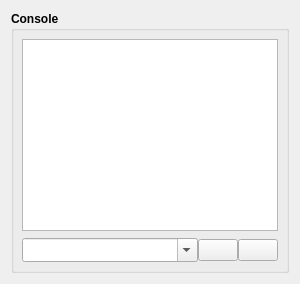
               <widget class="QWidget" name="tab">
                <attribute name="title">
                 <string>Console</string>
                </attribute>
                <layout class="QHBoxLayout" name="horizontalLayout_33">
                 <item>
                  <widget class="GroupBox" name="grpConsole">
                   <property name="font">
                    <font>
                     <weight>75</weight>
                     <bold>true</bold>
                    </font>
                   </property>
                   <property name="autoFillBackground">
                    <bool>false</bool>
                   </property>
                   <property name="title">
                    <string>Console</string>
                   </property>
                   <layout class="QVBoxLayout" name="verticalLayout_3" stretch="0,0,0">
                    <property name="spacing">
                     <number>0</number>
                    </property>
                    <property name="leftMargin">
                     <number>8</number>
                    </property>
                    <property name="topMargin">
                     <number>8</number>
                    </property>
                    <property name="rightMargin">
                     <number>8</number>
                    </property>
                    <property name="bottomMargin">
                     <number>8</number>
                    </property>
                    <item>
                     <widget class="QPlainTextEdit" name="txtConsole">
                      <property name="minimumSize">
                       <size>
                        <width>0</width>
                        <height>1</height>
                       </size>
                      </property>
                      <property name="font">
                       <font>
                        <pointsize>9</pointsize>
                       </font>
                      </property>
                      <property name="readOnly">
                       <bool>true</bool>
                      </property>
                     </widget>
                    </item>
                    <item>
                     <spacer name="spacerConsole">
                      <property name="orientation">
                       <enum>Qt::Vertical</enum>
                      </property>
                      <property name="sizeType">
                       <enum>QSizePolicy::Fixed</enum>
                      </property>
                      <property name="sizeHint" stdset="0">
                       <size>
                        <width>20</width>
                        <height>7</height>
                       </size>
                      </property>
                     </spacer>
                    </item>
                    <item>
                     <layout class="QHBoxLayout" name="horizontalLayout_7" stretch="1,0,0">
                      <item>
                       <widget class="ComboBox" name="cboCommand">
                        <property name="styleSheet">
                         <string notr="true">padding-top: 3;
padding-bottom: 3;
padding-right: 8;</string>
                        </property>
                        <property name="editable">
                         <bool>true</bool>
                        </property>
                        <property name="maxVisibleItems">
                         <number>5</number>
                        </property>
                        <property name="maxCount">
                         <number>10</number>
                        </property>
                        <property name="insertPolicy">
                         <enum>QComboBox::InsertAtTop</enum>
                        </property>
                       </widget>
                      </item>
                      <item>
                       <widget class="QPushButton" name="cmdCommandSend">
                        <property name="toolTip">
                         <string>Send command</string>
                        </property>
                        <property name="icon">
                         <iconset resource="images.qrc">
                          <normaloff>:/images/send_1.png</normaloff>:/images/send_1.png</iconset>
                        </property>
                        <property name="iconSize">
                         <size>
                          <width>16</width>
                          <height>16</height>
                         </size>
                        </property>
                       </widget>
                      </item>
                      <item>
                       <widget class="QPushButton" name="cmdClearConsole">
                        <property name="toolTip">
                         <string>Clear console</string>
                        </property>
                        <property name="icon">
                         <iconset resource="images.qrc">
                          <normaloff>:/images/erase_1.png</normaloff>:/images/erase_1.png</iconset>
                        </property>
                        <property name="iconSize">
                         <size>
                          <width>16</width>
                          <height>16</height>
                         </size>
                        </property>
                       </widget>
                      </item>
                     </layout>
                    </item>
                   </layout>
                  </widget>
                 </item>
                </layout>
               </widget>
